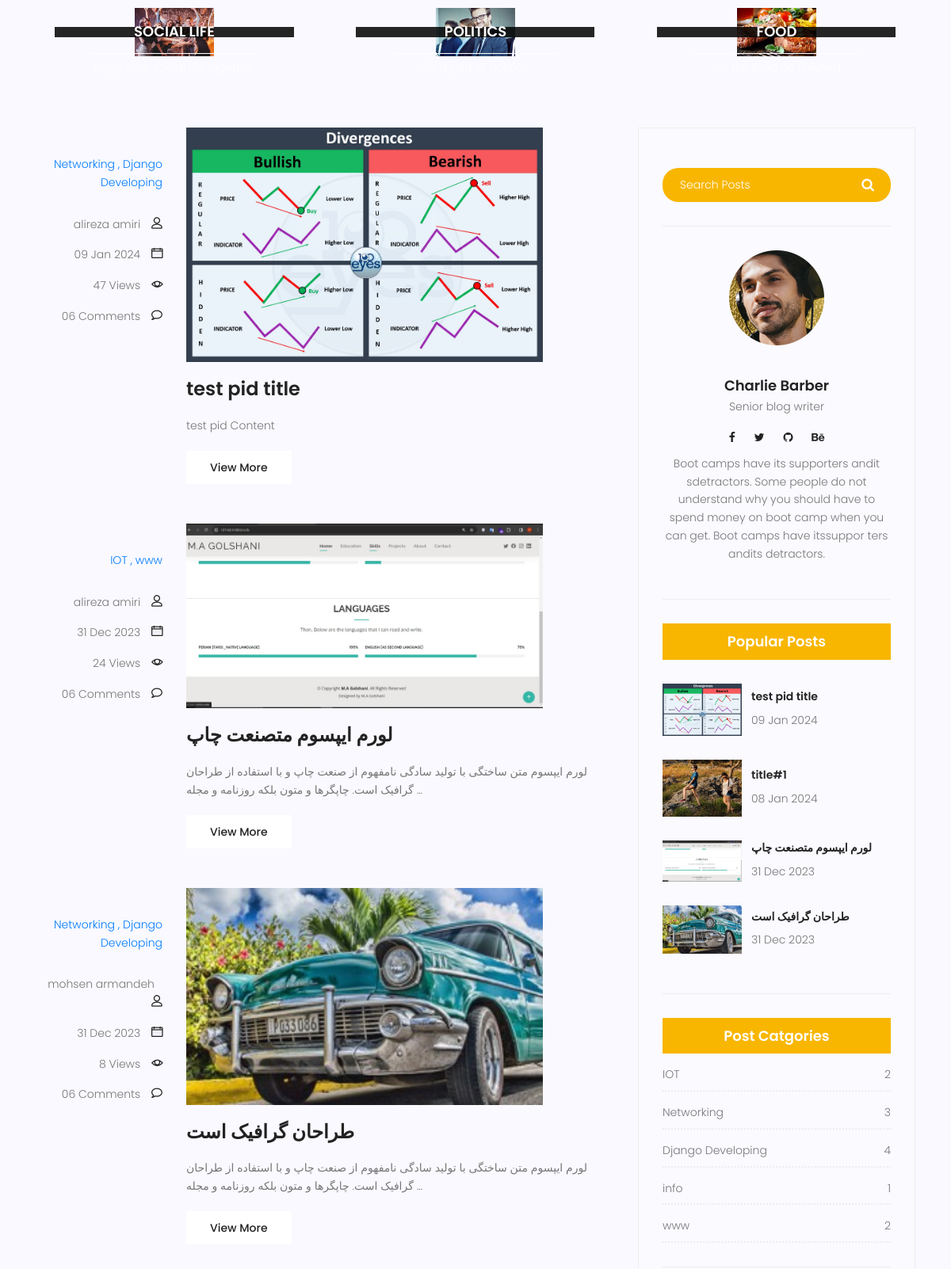
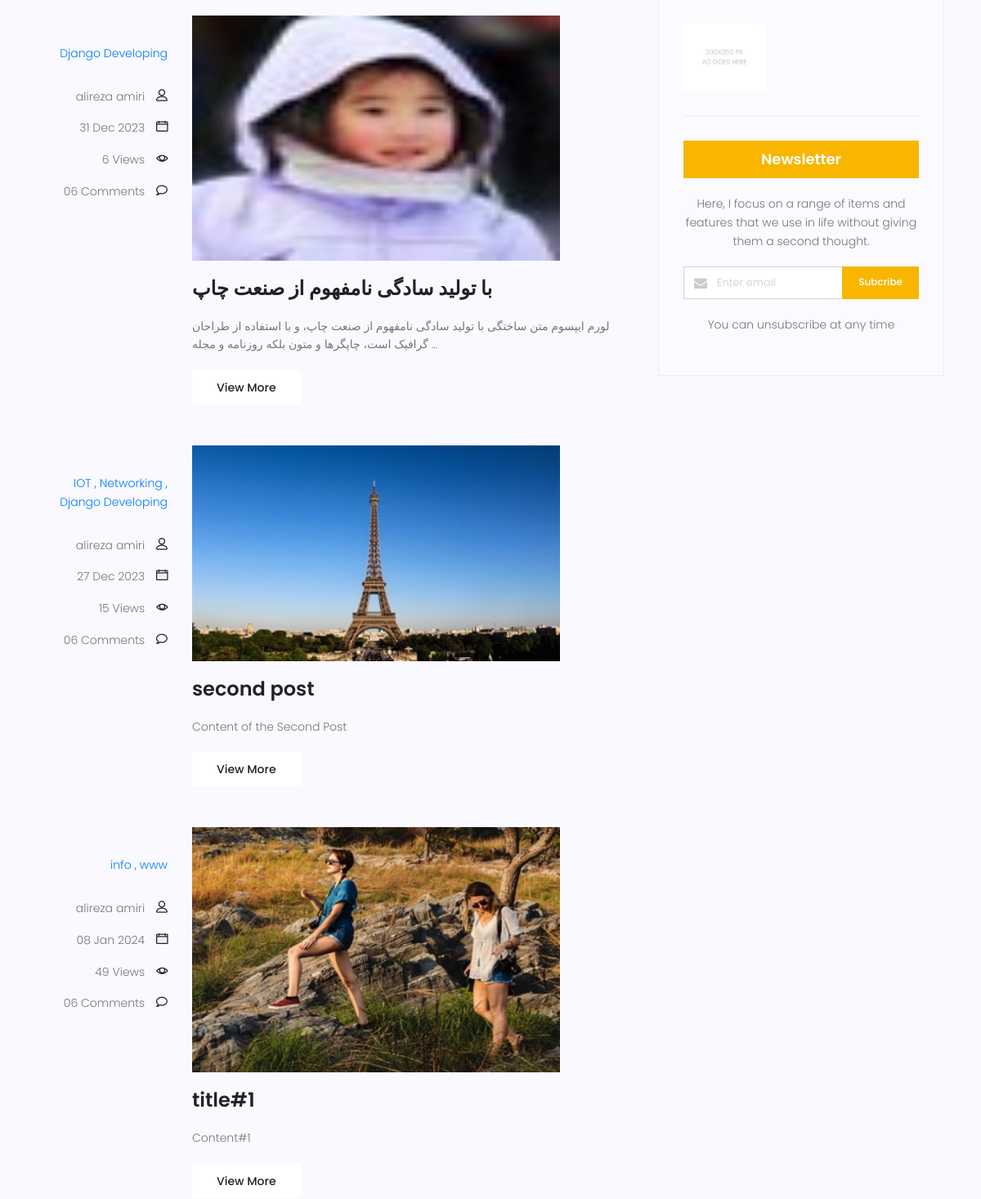
Page /blog/search/ (middle part) on the earlier database version (2 pictures, top to bottom).
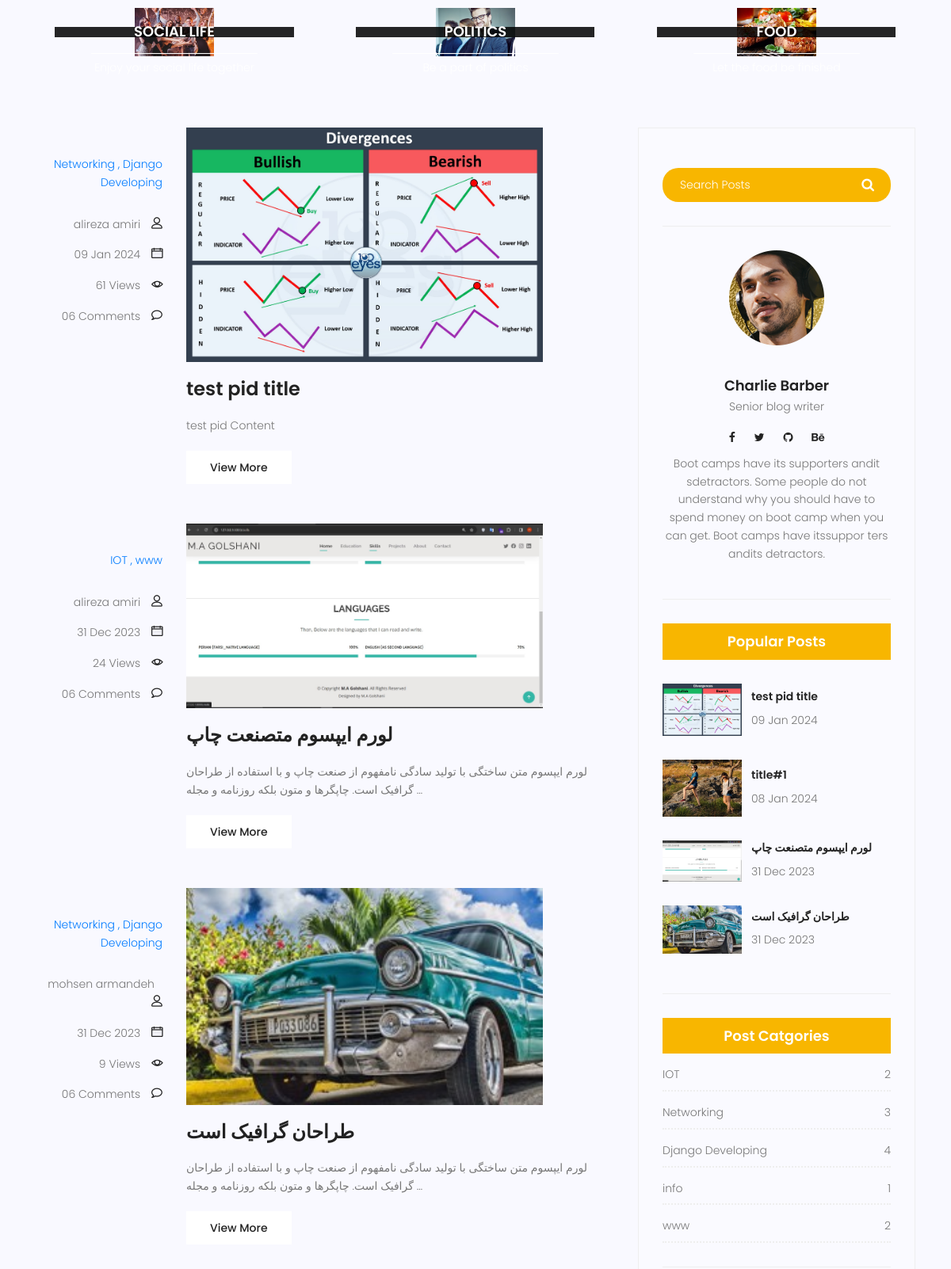
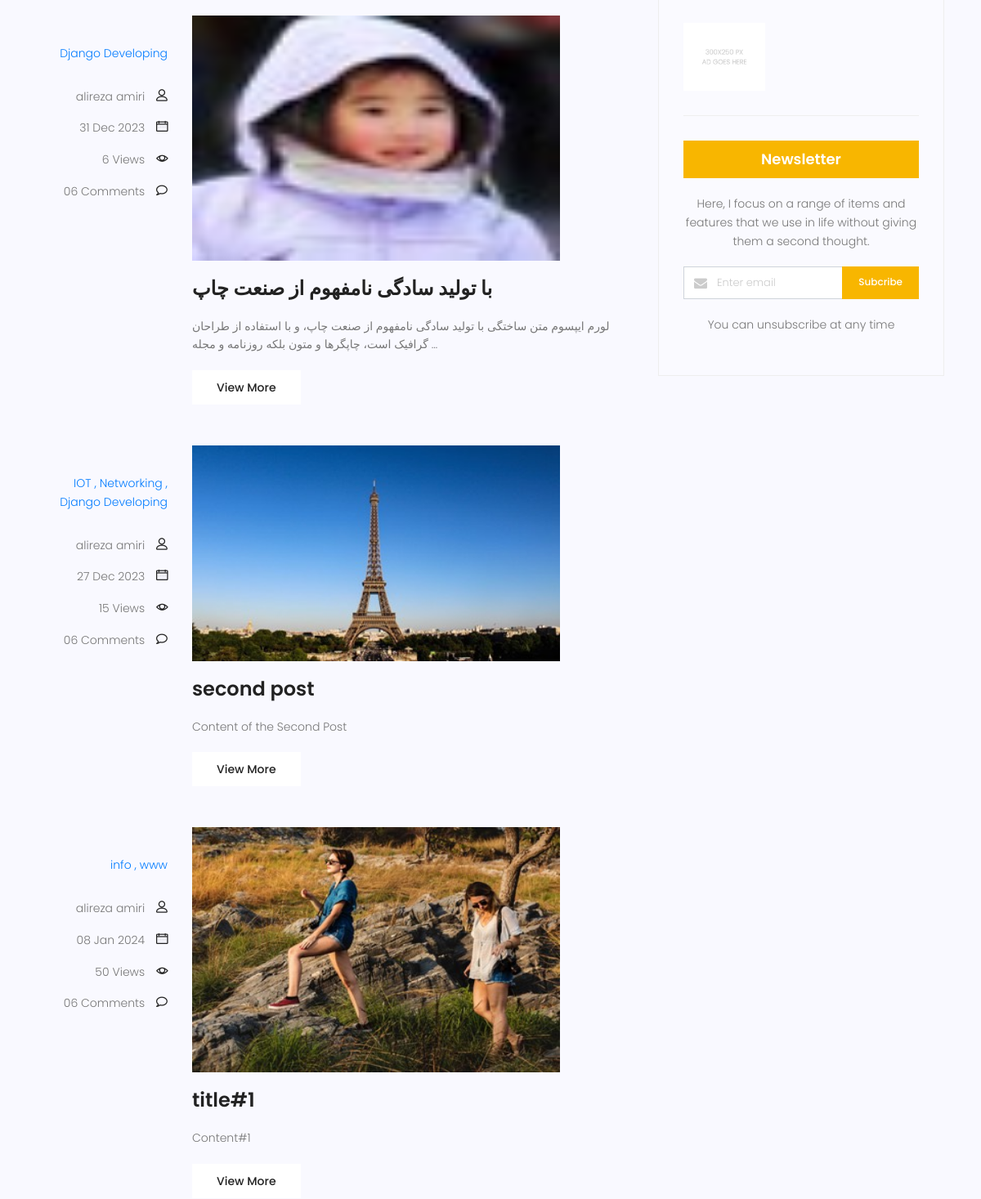
Same page on the later database version (2 pictures, top to bottom).
### blog/models.py (models this page shows, shortened)
class Post(models.Model):
    image = models.ImageField(default='blog/defaults.jpg')
    author = models.ForeignKey(User, null=True, on_delete=models.SET_NULL)
    title = models.CharField(max_length=255)
    content = models.TextField()
    tags = TaggableManager()
    category = models.ManyToManyField(Category)
    counted_views = models.IntegerField(default=0)
    status = models.BooleanField(default=False)
    published_date = models.DateTimeField(null=True)
    created_date = models.DateTimeField(auto_now_add=True)
    updated_date = models.DateTimeField(auto_now=True)
    class Meta:
        ordering = ["-created_date"]

### blog/views.py (the view)
# urls.py: path('search/', blog_search, name='search'),
def blog_search(request):
    posts = Post.objects.filter(status=1)
    if request.method == 'GET':
        if s := request.GET.get('s'):
            print()
            posts = posts.filter(content__contains=s)
    context = {'posts': posts}
    return render(request, 'blog/blog-home.html', context)

### blog/templatetags/blog_tag.py (called while the page is built)
@register.inclusion_tag('blog/blog-lastposts.html')
def latest_post_side(num=4):
    posts = Post.objects.filter(status=1).order_by('-published_date')[:num]
    return {'posts': posts}

@register.inclusion_tag('blog/post-categories.html')
def blog_post_categories():
    posts = Post.objects.filter(status=1)
    categories = Category.objects.all()
    cat_dict = {}
    for cat_name in categories:
        cat_dict[cat_name.name] = posts.filter(category=cat_name).count()
    return {'categories': cat_dict}

### templates/blog/blog-home.html (shortened to what the changed rows need)
{% extends "base.html" %}
{% load static %}
{% block content %}
    {% load blog_tag %}
    <section class="post-content-area">
        <div class="container">
            <div class="row">
                <div class="col-lg-8 posts-list">
                    {% for post in posts %}
                        <div class="single-post row">
                            <div class="col-lg-3  col-md-3 meta-details">
                                <ul class="tags">
                                    {% for cat in post.category.all %}
                                        <a href="{% url 'blog:category' cat_name=cat.name %}">
                                            {{ cat.name }}
                                            {% if not forloop.last %}
                                                ,
                                            {% endif %}
                                        </a>
                                    {% endfor %}
                                </ul>
                                <div class="user-details row">
                                    <p class="user-name col-lg-12 col-md-12 col-6"><a
                                            href="{% url 'blog:author' author_username=post.author.username %}">{{ post.author.get_full_name }}</a>
                                        <span
                                                class="lnr lnr-user"></span></p>
                                    <p class="date col-lg-12 col-md-12 col-6"><a
                                            href="#">{{ post.published_date | date:"d M Y" }}</a>
                                        <span class="lnr lnr-calendar-full"></span></p>
                                    <p class="view col-lg-12 col-md-12 col-6"><a href="#">{{ post.counted_views }}
                                        Views</a> <span class="lnr lnr-eye"></span></p>
                                    <p class="comments col-lg-12 col-md-12 col-6"><a href="#">06 Comments</a> <span
                                            class="lnr lnr-bubble"></span></p>
                                </div>
                            </div>
                            <div class="col-lg-9 col-md-9 ">
                                <div class="feature-img">
                                    <img class="img-fluid" src=" {{ post.image.url }}" alt="">
                                </div>
                                <a class="posts-title" href="{% url 'blog:single' pid=post.id %}">
                                    <h3>{{ post.title }}</h3></a>
                                <p class="excert">
                                    {{ post.content| truncatewords:25 }}
                                </p>
                                <a href="{% url 'blog:single' pid=post.pk %}" class="primary-btn">View More</a>
                            </div>
                        </div>
                    {% endfor %}
                </div>
                <div class="col-lg-4 sidebar-widgets">
                    <div class="widget-wrap">
                        {% latest_post_side %}
                    </div>
                </div>
            </div>
        </div>
    </section>
    "{% endblock content %}

### templates/blog/blog-lastposts.html
{% load static %}
<div class="single-sidebar-widget popular-post-widget">
        <h4 class="popular-title">Popular Posts</h4>
    {% for post in posts %}
        <div class="popular-post-list">
            <div class="single-post-list d-flex flex-row align-items-center">
                <div class="thumb">
                    <img class="img-fluid " src="{{ post.image.url }}" alt="">
                </div>
                <div class="details">
                    <a href="{% url 'blog:single' pid=post.id %}"><h6>{{ post.title|truncatewords:5}}</h6></a>
                    <p>{{ post.published_date|date:'d M Y' }}</p>
                </div>
            </div>
        </div>
    {% endfor %}
</div>

Differences in the rows shown:
changed Post "test pid title": counted_views "47" → "61"
changed Post "طراحان گرافیک است": counted_views "8" → "9"
changed Post "title#1": counted_views "49" → "50"
